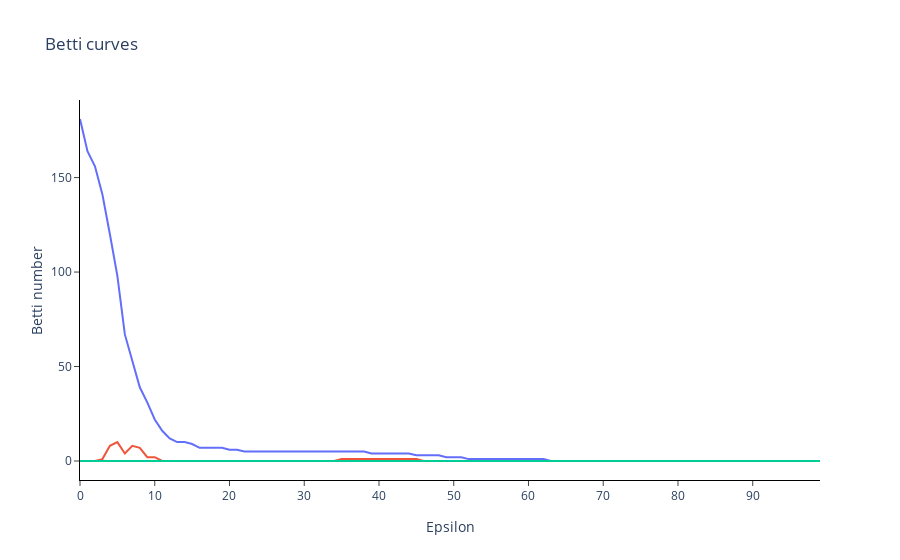

Notebook code cell kept with this figure:
### Code cell
from giotto.diagrams import BettiCurve
bc = BettiCurve()
a = bc.fit_transform(x_vrpd)
plot_betti_curves(a[0])

### Figure 1 — Plotly figure (JSON) as saved in the notebook; plotly's stock layout.template omitted (floating-point values rounded to 4 significant figures)
{"data": [{"hoverinfo": "none", "mode": "lines", "showlegend": false, "type": "scatter", "x": [0, 1, 2, 3, 4, 5, 6, 7, 8, 9, 10, 11, 12, 13, 14, 15, 16, 17, 18, 19, 20, 21, 22, 23, 24, 25, 26, 27, 28, 29, 30, 31, 32, 33, 34, 35, 36, 37, 38, 39, 40, 41, 42, 43, 44, 45, 46, 47, 48, 49, 50, 51, 52, 53, 54, 55, 56, 57, 58, 59, 60, 61, 62, 63, 64, 65, 66, 67, 68, 69, 70, 71, 72, 73, 74, 75, 76, 77, 78, 79, 80, 81, 82, 83, 84, 85, 86, 87, 88, 89, 90, 91, 92, 93, 94, 95, 96, 97, 98, 99], "y": [181, 164, 156, 141, 120, 98, 67, 53, 39, 31, 22, 16, 12, 10, 10, 9, 7, 7, 7, 7, 6, 6, 5, 5, 5, 5, 5, 5, 5, 5, 5, 5, 5, 5, 5, 5, 5, 5, 5, 4, 4, 4, 4, 4, 4, 3, 3, 3, 3, 2, 2, 2, 1, 1, 1, 1, 1, 1, 1, 1, 1, 1, 1, 0, 0, 0, 0, 0, 0, 0, 0, 0, 0, 0, 0, 0, 0, 0, 0, 0, 0, 0, 0, 0, 0, 0, 0, 0, 0, 0, 0, 0, 0, 0, 0, 0, 0, 0, 0, 0]}, {"hoverinfo": "none", "mode": "lines", "showlegend": false, "type": "scatter", "x": [0, 1, 2, 3, 4, 5, 6, 7, 8, 9, 10, 11, 12, 13, 14, 15, 16, 17, 18, 19, 20, 21, 22, 23, 24, 25, 26, 27, 28, 29, 30, 31, 32, 33, 34, 35, 36, 37, 38, 39, 40, 41, 42, 43, 44, 45, 46, 47, 48, 49, 50, 51, 52, 53, 54, 55, 56, 57, 58, 59, 60, 61, 62, 63, 64, 65, 66, 67, 68, 69, 70, 71, 72, 73, 74, 75, 76, 77, 78, 79, 80, 81, 82, 83, 84, 85, 86, 87, 88, 89, 90, 91, 92, 93, 94, 95, 96, 97, 98, 99], "y": [0, 0, 0, 1, 8, 10, 4, 8, 7, 2, 2, 0, 0, 0, 0, 0, 0, 0, 0, 0, 0, 0, 0, 0, 0, 0, 0, 0, 0, 0, 0, 0, 0, 0, 0, 1, 1, 1, 1, 1, 1, 1, 1, 1, 1, 1, 0, 0, 0, 0, 0, 0, 0, 0, 0, 0, 0, 0, 0, 0, 0, 0, 0, 0, 0, 0, 0, 0, 0, 0, 0, 0, 0, 0, 0, 0, 0, 0, 0, 0, 0, 0, 0, 0, 0, 0, 0, 0, 0, 0, 0, 0, 0, 0, 0, 0, 0, 0, 0, 0]}, {"hoverinfo": "none", "mode": "lines", "showlegend": false, "type": "scatter", "x": [0, 1, 2, 3, 4, 5, 6, 7, 8, 9, 10, 11, 12, 13, 14, 15, 16, 17, 18, 19, 20, 21, 22, 23, 24, 25, 26, 27, 28, 29, 30, 31, 32, 33, 34, 35, 36, 37, 38, 39, 40, 41, 42, 43, 44, 45, 46, 47, 48, 49, 50, 51, 52, 53, 54, 55, 56, 57, 58, 59, 60, 61, 62, 63, 64, 65, 66, 67, 68, 69, 70, 71, 72, 73, 74, 75, 76, 77, 78, 79, 80, 81, 82, 83, 84, 85, 86, 87, 88, 89, 90, 91, 92, 93, 94, 95, 96, 97, 98, 99], "y": [0, 0, 0, 0, 0, 0, 0, 0, 0, 0, 0, 0, 0, 0, 0, 0, 0, 0, 0, 0, 0, 0, 0, 0, 0, 0, 0, 0, 0, 0, 0, 0, 0, 0, 0, 0, 0, 0, 0, 0, 0, 0, 0, 0, 0, 0, 0, 0, 0, 0, 0, 0, 0, 0, 0, 0, 0, 0, 0, 0, 0, 0, 0, 0, 0, 0, 0, 0, 0, 0, 0, 0, 0, 0, 0, 0, 0, 0, 0, 0, 0, 0, 0, 0, 0, 0, 0, 0, 0, 0, 0, 0, 0, 0, 0, 0, 0, 0, 0, 0]}], "layout": {"plot_bgcolor": "white", "title": {"text": "Betti curves"}, "xaxis": {"anchor": "x", "exponentformat": "e", "linecolor": "black", "linewidth": 1, "mirror": false, "showexponent": "all", "showline": true, "side": "bottom", "ticks": "outside", "title": {"text": "Epsilon"}, "type": "linear", "zeroline": true}, "yaxis": {"anchor": "y", "exponentformat": "e", "linecolor": "black", "linewidth": 1, "mirror": false, "showexponent": "all", "showline": true, "side": "left", "ticks": "outside", "title": {"text": "Betti number"}, "type": "linear", "zeroline": true}}}
